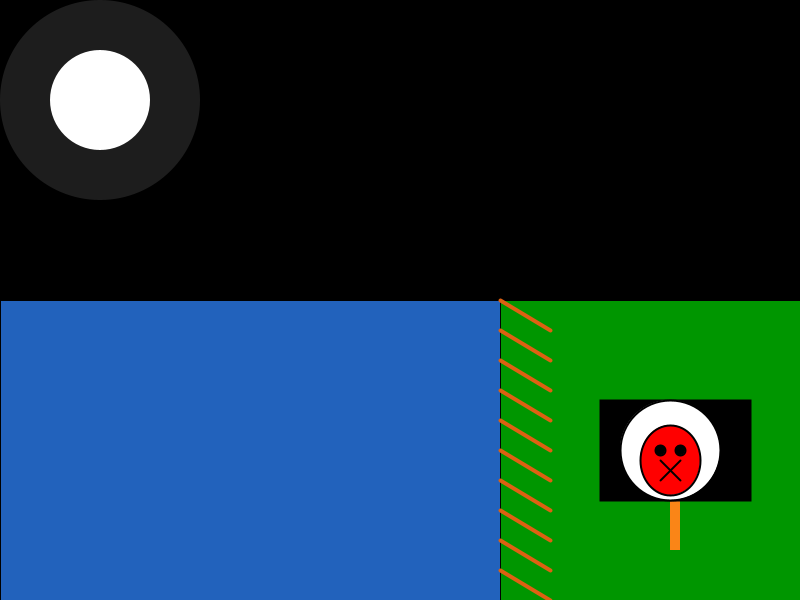
Frame 1 (no input)
Frame 60 (the mouse pressed at the canvas centre just before this capture): identical to frame 1, image omitted
Frame 120 (the mouse held since frame 60 and released just before this capture): identical to frame 1, image omitted

The Processing sketch that drew this single still picture (run headless with seeded random() and noise(); from frame 60 on, the mouse is pressed at the canvas centre):

// Processing sketch: processing_51723
// ── processing_51723.pde

/*
 * Assignment    2
 * Name:         Mfon-ido Ime Akpan
 * E-mail:       makpan@brynmawr.edu
 * Course:       CS 110 - 02
 * Submitted:    2/7/2012
 // This is a scene of a night sky with a moon, clouds and lightning along with a river bordered by a farmland that carries a warning sign to keep off the water.
 */

//declare global variables
int horizon=300;// horizon dividing sky from sea
int w;//width of sketch
int h;//height of sketch
int x;//variable used to determine x coordinate of objects in function calls
int y;// variable used to determine y coordinate of objects in function
int a;//deternmines x value start of  line
int b;// determinge y value of line
void setup () {//set up sketch
  size (800, 600);//size of sketch
  background (0);
  w=width;
  h=height;

  //draw river
  fill (34, 98, 188); 
  rect (0, h/2, w, h/2);
  //draw grass land
  fill (0, 150, 0);
  rect ((w/2)+100, h/2, (w/2)-100, h/2);
  //draw moon halo to indicate brightness
  fill (150, 50);
  noSmooth ();
  noStroke ();
  ellipse (w/8, h/6, ((w/8)+100), ((h/6)+100)); 
  //draw moon 
  smooth ();
  fill (255);
  ellipse (w/8, h/6, w/8, h/6);
  //draw signpost
  fill (250, 133, 23);
  rect (670, 450, 10, 100);
  fill (0);
  stroke (0);
  strokeWeight (2);
  rect ((w/2)+200, (h/2)+100, (w/8)+50, h/6);
  //draw warning sign to keep away from fish
  fill (255);
  ellipse ((w/2)+270, (h/2)+150, w/8, h/6);
  fill (255, 0, 0);
  ellipse ((w/2)+270, (h/2)+160, (w/80)+50, (h/60)+60);
  fill (0);
  ellipse ((w/2)+260, (h/2)+150, w/80, h/60);
  ellipse ((w/2)+280, (h/2)+150, w/80, h/60);
  line ((w/2)+260, (h/2)+160, (w/2)+280, (h/2)+180);
  line ((w/2)+280, (h/2)+160, (w/2)+260, (h/2)+180);
  
  //draw barricade
  int spacing = 30; //variable for deternming where the barricade occurs
  int a=500;
  int b=300;

  while (b<600) {// barricade seperating river from  farmland
    stroke (222, 96, 18);
    strokeWeight (4);
    line (500, b, 550, b+30);
    b = b + spacing;
  }
}

void draw () {
}

void mousePressed () {

  float s = (horizon-mouseY)*.007;//function to scale object to horizon

//drawcloud
  if (mouseY < horizon) {//fuction to draw cloud
    fill (255);
    drawCloud (mouseX, mouseY, s);
  }
  //drawlightning
  if (mouseY<horizon && mouseY>200) {//fuction to draw lightning
    drawLightning (mouseX, mouseY, s);
  }
  //draw fish
  else if (mouseY>horizon && mouseX<(w/2)+50) {//function to draw fish in river
    fill (255, 0, 0);
    noStroke ();
    drawFish (mouseX, mouseY, s*.5);
  }
}
 //This is where I call the draw fish function and define its actual parameters
void drawFish (int x, int y, float scal) {  //function call for fish in river
  ellipse (x, y, 100*scal, 50*scal);
  beginShape ();
  triangle (x-50*scal, y, x-70*scal, y+20*scal, x-70*scal, y-20*scal);
  triangle (x, y+25*scal, x-15*scal, y+35*scal, x+15*scal, y+35*scal);
  triangle (x, y-25*scal, x-15*scal, y-35*scal, x+15*scal, y-35*scal);
  endShape ();  
  fill (0, 0, 150);
  ellipse (x+30*scal, y+10*scal, w/80*scal, h/60*scal);
}
//This is where i call the draw cloud function and define its actual parameters
void drawCloud (int x, int y, float scal) {//function call for cloud
  fill (255);
  noStroke ();
  ellipseMode (CENTER);
  ellipse (x, y+10*scal, 30*scal, 20*scal);
  ellipse (x+10*scal, y-15*scal, 30*scal, 20*scal);
  ellipse (x-10*scal, y-15*scal, 30*scal, 20*scal);
  ellipse (x-20*scal, y-10*scal, 30*scal, 20*scal);
  ellipse (x+30*scal, y-5*scal, 30*scal, 20*scal);
  ellipse (x+15*scal, y-10*scal, 30*scal, 20*scal);
  ellipse (x+30*scal, y-10*scal, 30*scal, 20*scal);
  ellipse (x+10*scal, y+15*scal, 30*scal, 20* scal);
  ellipse (x-10*scal, y+15*scal, 30*scal, 20* scal);
  ellipse (x-10*scal, y+15*scal, 30*scal, 20*scal);
  ellipse (x, y+10*scal, 30*scal, 20*scal);
} 
//This is where I call the draw lightning function and its actual parameters
void drawLightning (int x, int y, float scal) { //function call for lightning
  fill (255);
  quad (x-100*scal, y-100*scal, x-80*scal, y-120*scal, x-60*scal, y-100*scal, x-80, y-80);
}
